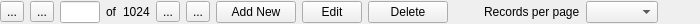
<?xml version="1.0" encoding="UTF-8"?>
<ui version="4.0">
 <class>Form</class>
 <widget class="QWidget" name="Form">
  <property name="geometry">
   <rect>
    <x>0</x>
    <y>0</y>
    <width>700</width>
    <height>24</height>
   </rect>
  </property>
  <property name="windowTitle">
   <string>Form</string>
  </property>
  <layout class="QHBoxLayout" name="horizontalLayout">
   <property name="leftMargin">
    <number>0</number>
   </property>
   <property name="topMargin">
    <number>0</number>
   </property>
   <property name="rightMargin">
    <number>0</number>
   </property>
   <property name="bottomMargin">
    <number>0</number>
   </property>
   <item>
    <widget class="QToolButton" name="toolButton">
     <property name="text">
      <string>...</string>
     </property>
     <property name="icon">
      <iconset resource="../resources/main.qrc">
       <normaloff>:/icons/32x32/go-first.png</normaloff>:/icons/32x32/go-first.png</iconset>
     </property>
    </widget>
   </item>
   <item>
    <widget class="QToolButton" name="toolButton_2">
     <property name="text">
      <string>...</string>
     </property>
     <property name="icon">
      <iconset resource="../resources/main.qrc">
       <normaloff>:/icons/32x32/go-previous.png</normaloff>:/icons/32x32/go-previous.png</iconset>
     </property>
    </widget>
   </item>
   <item>
    <widget class="QLineEdit" name="lineEdit_3">
     <property name="maximumSize">
      <size>
       <width>40</width>
       <height>16777215</height>
      </size>
     </property>
     <property name="alignment">
      <set>Qt::AlignRight|Qt::AlignTrailing|Qt::AlignVCenter</set>
     </property>
    </widget>
   </item>
   <item>
    <widget class="QLabel" name="label_9">
     <property name="text">
      <string>of</string>
     </property>
    </widget>
   </item>
   <item>
    <widget class="QLabel" name="totalPages">
     <property name="text">
      <string>1024</string>
     </property>
    </widget>
   </item>
   <item>
    <widget class="QToolButton" name="toolButton_3">
     <property name="text">
      <string>...</string>
     </property>
     <property name="icon">
      <iconset resource="../resources/main.qrc">
       <normaloff>:/icons/32x32/go-next.png</normaloff>:/icons/32x32/go-next.png</iconset>
     </property>
    </widget>
   </item>
   <item>
    <widget class="QToolButton" name="toolButton_4">
     <property name="text">
      <string>...</string>
     </property>
     <property name="icon">
      <iconset resource="../resources/main.qrc">
       <normaloff>:/icons/32x32/go-last.png</normaloff>:/icons/32x32/go-last.png</iconset>
     </property>
    </widget>
   </item>
   <item>
    <widget class="QPushButton" name="pushButton">
     <property name="text">
      <string>Add New</string>
     </property>
     <property name="icon">
      <iconset resource="../resources/main.qrc">
       <normaloff>:/icons/32x32/add.png</normaloff>:/icons/32x32/add.png</iconset>
     </property>
    </widget>
   </item>
   <item>
    <widget class="QPushButton" name="pushButton_2">
     <property name="maximumSize">
      <size>
       <width>60</width>
       <height>16777215</height>
      </size>
     </property>
     <property name="text">
      <string>Edit</string>
     </property>
     <property name="icon">
      <iconset resource="../resources/main.qrc">
       <normaloff>:/icons/32x32/accessories-text-editor.png</normaloff>:/icons/32x32/accessories-text-editor.png</iconset>
     </property>
    </widget>
   </item>
   <item>
    <widget class="QPushButton" name="pushButton_3">
     <property name="text">
      <string>Delete</string>
     </property>
     <property name="icon">
      <iconset resource="../resources/main.qrc">
       <normaloff>:/icons/32x32/stock_delete.png</normaloff>:/icons/32x32/stock_delete.png</iconset>
     </property>
    </widget>
   </item>
   <item>
    <spacer name="horizontalSpacer_6">
     <property name="orientation">
      <enum>Qt::Horizontal</enum>
     </property>
     <property name="sizeType">
      <enum>QSizePolicy::Fixed</enum>
     </property>
     <property name="sizeHint" stdset="0">
      <size>
       <width>30</width>
       <height>20</height>
      </size>
     </property>
    </spacer>
   </item>
   <item>
    <widget class="QLabel" name="label_10">
     <property name="text">
      <string>Records per page</string>
     </property>
    </widget>
   </item>
   <item>
    <widget class="QComboBox" name="comboBox_5">
     <property name="currentText">
      <string/>
     </property>
    </widget>
   </item>
   <item>
    <spacer name="horizontalSpacer_5">
     <property name="orientation">
      <enum>Qt::Horizontal</enum>
     </property>
     <property name="sizeHint" stdset="0">
      <size>
       <width>15</width>
       <height>20</height>
      </size>
     </property>
    </spacer>
   </item>
  </layout>
 </widget>
 <resources>
  <include location="../resources/main.qrc"/>
 </resources>
 <connections/>
</ui>
